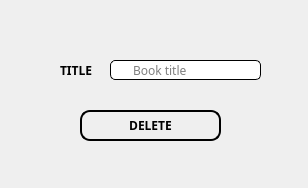
<?xml version="1.0" encoding="UTF-8"?>
<ui version="4.0">
 <class>MainWindow</class>
 <widget class="QMainWindow" name="MainWindow">
  <property name="geometry">
   <rect>
    <x>0</x>
    <y>0</y>
    <width>308</width>
    <height>188</height>
   </rect>
  </property>
  <property name="windowTitle">
   <string>MainWindow</string>
  </property>
  <widget class="QWidget" name="centralwidget">
   <widget class="QWidget" name="widget" native="true">
    <property name="geometry">
     <rect>
      <x>0</x>
      <y>0</y>
      <width>311</width>
      <height>191</height>
     </rect>
    </property>
    <widget class="QPushButton" name="enter_button">
     <property name="geometry">
      <rect>
       <x>80</x>
       <y>110</y>
       <width>141</width>
       <height>31</height>
      </rect>
     </property>
     <property name="font">
      <font>
       <family>Lucida Fax</family>
       <weight>75</weight>
       <bold>true</bold>
      </font>
     </property>
     <property name="cursor">
      <cursorShape>OpenHandCursor</cursorShape>
     </property>
     <property name="styleSheet">
      <string notr="true">QPushButton{
	border-style:outset;
	border-width:2px;
	border-radius:10px;
	border-color:black;
}

QPushButton:hover{
	border-style:outset;
	border-width:2px;
	border-radius:10px;
	border-color:black;
	border-color:rgb(51, 143, 255);
	color: rgb(51, 143, 255);
}</string>
     </property>
     <property name="text">
      <string>DELETE</string>
     </property>
    </widget>
    <widget class="QLabel" name="background_label">
     <property name="geometry">
      <rect>
       <x>-180</x>
       <y>-110</y>
       <width>501</width>
       <height>361</height>
      </rect>
     </property>
     <property name="minimumSize">
      <size>
       <width>501</width>
       <height>361</height>
      </size>
     </property>
     <property name="maximumSize">
      <size>
       <width>501</width>
       <height>361</height>
      </size>
     </property>
     <property name="text">
      <string/>
     </property>
     <property name="pixmap">
      <pixmap>Source_imgs/bckgrnd_01.jpg</pixmap>
     </property>
    </widget>
    <widget class="QLabel" name="title_label">
     <property name="geometry">
      <rect>
       <x>60</x>
       <y>60</y>
       <width>41</width>
       <height>21</height>
      </rect>
     </property>
     <property name="font">
      <font>
       <family>Lucida Fax</family>
       <pointsize>9</pointsize>
       <weight>75</weight>
       <italic>false</italic>
       <bold>true</bold>
      </font>
     </property>
     <property name="text">
      <string>TITLE</string>
     </property>
    </widget>
    <widget class="QLineEdit" name="title_input">
     <property name="geometry">
      <rect>
       <x>110</x>
       <y>60</y>
       <width>151</width>
       <height>20</height>
      </rect>
     </property>
     <property name="font">
      <font>
       <family>Lucida Fax</family>
      </font>
     </property>
     <property name="styleSheet">
      <string notr="true">QLineEdit{
	background-color: white;
	border-style: outset;
	border-width: 1px;
	border-radius: 5px;
	padding-left: 20px;
	padding-right: 20px;
}

QLineEdit:hover{
	border-width: 2px;
	border-color:rgb(51, 143, 255);
}

QLineEdit:focus{
	border-width: 2px;
	border-color:rgb(51, 143, 255);
}</string>
     </property>
     <property name="placeholderText">
      <string>Book title</string>
     </property>
    </widget>
    <zorder>background_label</zorder>
    <zorder>enter_button</zorder>
    <zorder>title_label</zorder>
    <zorder>title_input</zorder>
   </widget>
  </widget>
 </widget>
 <resources/>
 <connections/>
</ui>
